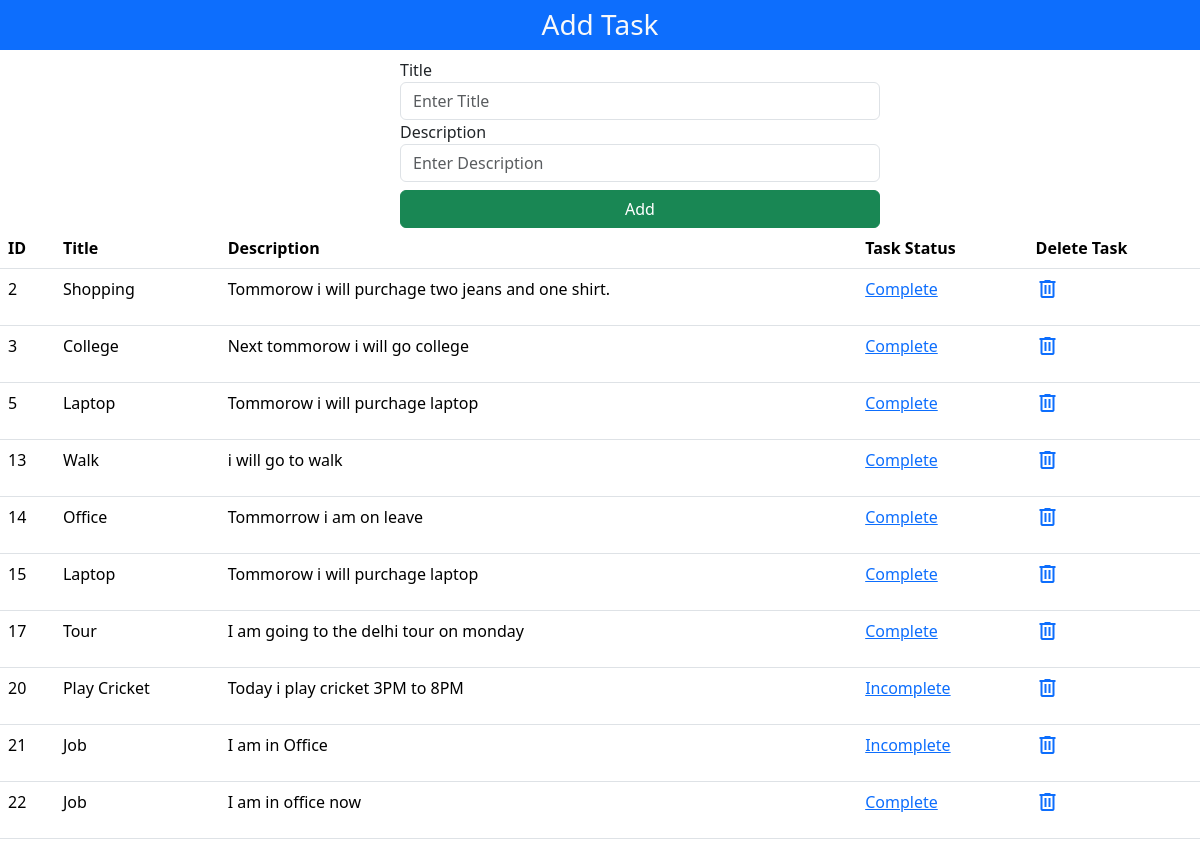
The page / on the database its author committed.
### mainApp/models.py (models this page shows)
class Task(models.Model):
    id = models.AutoField(primary_key=True)
    title = models.CharField(max_length=25)
    desc = models.TextField()
    status = models.BooleanField(default=False)

### mainApp/views.py (the view)
# urls.py: path('',views.homePage),
def homePage(Request):
    if(Request.method=="POST"):
        t = Task()
        t.title = Request.POST.get("title")
        t.desc = Request.POST.get("desc")
        t.save()
        return HttpResponseRedirect("/")
    data = Task.objects.all()
    return render(Request,"index.html",{'data':data})

### mainApp/templates/index.html (shortened to what this page needs)
<!DOCTYPE html>
<html lang="en">
<head>
    <link href="https://cdn.jsdelivr.net/npm/bootstrap@5.3.2/dist/css/bootstrap.min.css" rel="stylesheet"
>
</head>
<body>
    <h3 class="text-light text-center bg-primary p-2">Add Task</h3>
    <form action="" method="post" style="width: 40%; margin-left: 400px;">
        <label>Title</label>
        <input type="text" placeholder="Enter Title" name="title" class="form-control" required>
        <label>Description</label>
        <input type="text" placeholder="Enter Description" name="desc" class="form-control" required>
        <button class="btn btn-success w-100 mt-2" type="submit">Add</button>
    </form>
    <table class="table">
        <thead>
            <th>ID</th>
            <th>Title</th>
            <th>Description</th>
            <th>Task Status</th>
            <th>Delete Task</th>
        </thead>
        {% for task in data %}
        <tr>
            <td>{{task.id}}</td>
            <td>{{task.title}}</td>
            <td>{{task.desc}}</td>
            <td><a href="complete/{{task.id}}"><p>{% if task.status %}Complete{% else %}Incomplete{% endif %}</p></a></td>
            <td><a href="delete/{{task.id}}"><span class="material-symbols-outlined">delete</span></a></td>
        </tr>
        {% endfor %}
    </table>
</body>
</html>

### rows shown on the page
Task: id "2", title "Shopping", desc "Tommorow i will purchage two jeans and one shirt.", status "Complete"
Task: id "3", title "College", desc "Next tommorow i will go college", status "Complete"
Task: id "5", title "Laptop", desc "Tommorow i will purchage laptop", status "Complete"
Task: id "13", title "Walk", desc "i will go to walk", status "Complete"
Task: id "14", title "Office", desc "Tommorrow i am on leave", status "Complete"
Task: id "15", title "Laptop", desc "Tommorow i will purchage laptop", status "Complete"
Task: id "17", title "Tour", desc "I am going to the delhi tour on monday", status "Complete"
Task: id "20", title "Play Cricket", desc "Today i play cricket 3PM to 8PM", status "Incomplete"
Task: id "21", title "Job", desc "I am in Office", status "Incomplete"
Task: id "22", title "Job", desc "I am in office now", status "Complete"
